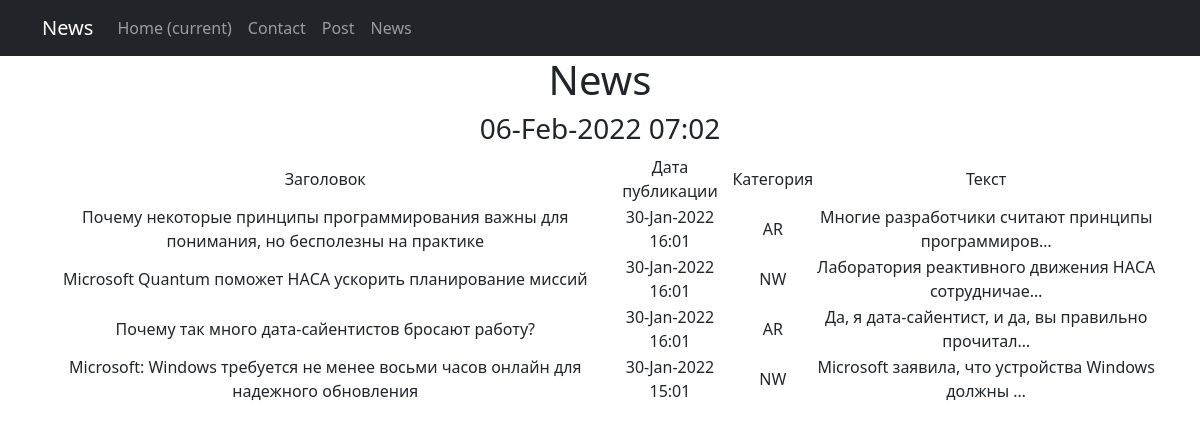
Page /news/ on the committed database.
### newapp/models.py (models this page shows, shortened)
class Post(models.Model):
    author = models.ForeignKey(Author, on_delete=models.CASCADE)
    NEWS = 'NW'
    ARTICLE = 'AR'
    CATEGORY_CHOICES = (
        (NEWS, 'Новость'),
        (ARTICLE, 'Статья'),
    )
    categoryType = models.CharField(max_length=2, choices=CATEGORY_CHOICES, default=ARTICLE)
    dateCreation = models.DateTimeField(auto_now_add=True)
    postCategory = models.ManyToManyField(Category, through='PostCategory')
    title = models.CharField(max_length=128)
    text = models.TextField()
    rating = models.SmallIntegerField(default=0)

### newapp/views.py (the view)
# urls.py: path('', PostList.as_view()),
class PostList(ListView):
    model = Post
    template_name = 'flatpages/news.html'
    context_object_name = 'news'
    queryset = Post.objects.order_by('-dateCreation')
    def get_context_data(self, **kwargs):
        context = super().get_context_data(**kwargs)
        context['time_now'] = datetime.utcnow()
        context['value1'] = None
        return context

### newapp/templatetags/custom_filters.py (called while the page is built)
@register.filter(name='censor')
def censor(value):
    for word in censor_list:
        value = value.replace(word, '*****')
    return value

### templates/flatpages/news.html (shortened to what this page needs)
{% extends 'flatpages/default.html' %}
{% load custom_filters %}
{% block content %}
    <h1>News</h1>
    <h3>{{ time_now|date:'d-M-Y H:m' }}</h3>
    {% if news %}
    <table>
        <tr>
            <td>
                Заголовок
            </td>
            <td>
                Дата публикации
            </td>
            <td>
                Категория
            </td>
            <td>
                Текст
            </td>
         </tr>
    {% for news in news %}
        <tr>
            <td>
                {{ news.title|censor }}
            </td>
            <td>
                {{ news.dateCreation|date:'d-M-Y H:m' }}
            </td>
            <td>
                {{ news.categoryType }}
            </td>
            <td>
                {{ news.text|truncatechars:50|censor }}
            </td>
        </tr>
    {% endfor %}
    </table>
    {% else %}
        <h1>Новостей нет!</h1>
    {% endif %}
{% endblock content %}

### templates/flatpages/default.html (shortened to what this page needs)
<!DOCTYPE html>
<html lang="en">
    <head>
        {% load static %}
        <link href="css/styles.css" rel="stylesheet" />
        <link href="{% static 'css/styles.css' %}" rel="stylesheet" />
    </head>
    <body>
        <nav class="navbar navbar-expand-lg navbar-dark bg-dark static-top">
            <div class="container">
                <a class="navbar-brand" href="#">News</a>
                <div class="collapse navbar-collapse" id="navbarResponsive">
                    <ul class="navbar-nav ml-auto">
                        <li class="nav-item active">
                            <a class="nav-link" href="#">Home
                                <span class="sr-only">(current)</span>
                            </a>
                        <li class="nav-item">
                            <a class="nav-link" href="/contacts/">Contact</a>
                        </li>
                        <li class="nav-item">
                            <a class="nav-link" href="/post/">Post</a>
                        </li>
                        <li class="nav-item">
                            <a class="nav-link" href="/news/">News</a>
                        </li>
                    </ul>
                </div>
            </div>
        </nav>
        <div class="container">
            <div class="row">
                <div class="col-lg-12 text-center">
                   {% block content %}{% endblock content %}
                </div>
            </div>
        </div>
    </body>
</html>

### rows in the picture
Post: title|censor "Почему некоторые принципы программирования важны для понимания, но бесполезны на практике", dateCreation "30-Jan-2022 16:01", categoryType "AR", text|censor "Многие разработчики считают принципы программиров…"
Post: title|censor "Microsoft Quantum поможет НАСА ускорить планирование миссий", dateCreation "30-Jan-2022 16:01", categoryType "NW", text|censor "Лаборатория реактивного движения НАСА сотрудничае…"
Post: title|censor "Почему так много дата-сайентистов бросают работу?", dateCreation "30-Jan-2022 16:01", categoryType "AR", text|censor "Да, я дата-сайентист, и да, вы правильно прочитал…"
Post: title|censor "Microsoft: Windows требуется не менее восьми часов онлайн для надежного обновления", dateCreation "30-Jan-2022 15:01", categoryType "NW", text|censor "Microsoft заявила, что устройства Windows должны …"

### other values in the picture
{{ time_now|date:'d-M-Y H:m' }} "06-Feb-2022 07:02"
